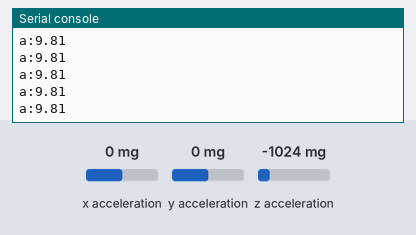
Simulated run of this program. Board: BBC micro:bit (MakeCode). On the bench: the last lines printed to the serial console. The test bench sets the inputs (shaded band); at power-on: x acceleration 0 mg, y acceleration 0 mg, z acceleration -1024 mg.

Above: at 1.2 s.
1.3 s: x acceleration set to -1440 mg
At 1.45 s:
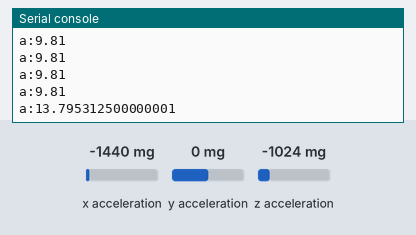
2.8 s: y acceleration set to -1440 mg
At 2.81 s:
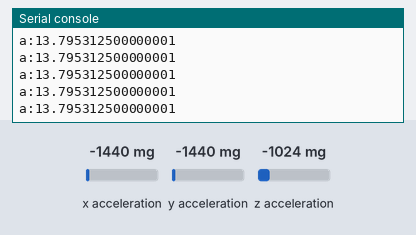
4.3 s: z acceleration set to -1440 mg
At 4.4 s:
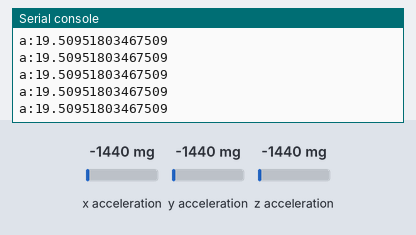
Timing chart, 0 to 7.3 s (numbered marks = the images above; inputs shaded):
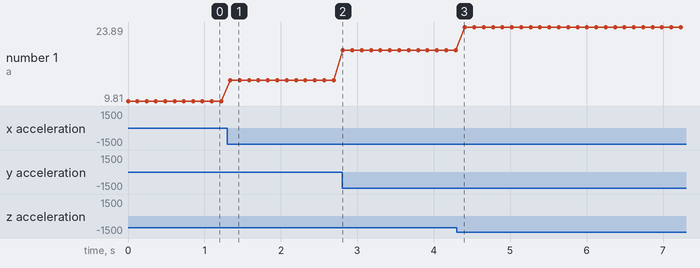

The program:

main.ts
```typescript
basic.forever(function () {
    serial.writeValue("a", Math.sqrt(input.acceleration(Dimension.X) * input.acceleration(Dimension.X) + input.acceleration(Dimension.Y) * input.acceleration(Dimension.Y) + input.acceleration(Dimension.Z) * input.acceleration(Dimension.Z)) * 9.81 / 1024)
    basic.pause(100)
})
```

test.ts
```typescript
// les tests vont ici ; cela ne sera pas compilé si ce paquet est utilisé en tant qu'extension.
```

Measured:
- after the input at 1.3 s, the serial console: prints a new line at once (image 1)
- plotted number 1: 9.81 → 13.8 after the input at 1.3 s, 13.8 → 19.51 after the input at 2.8 s, 19.51 → 23.89 after the input at 4.3 s
